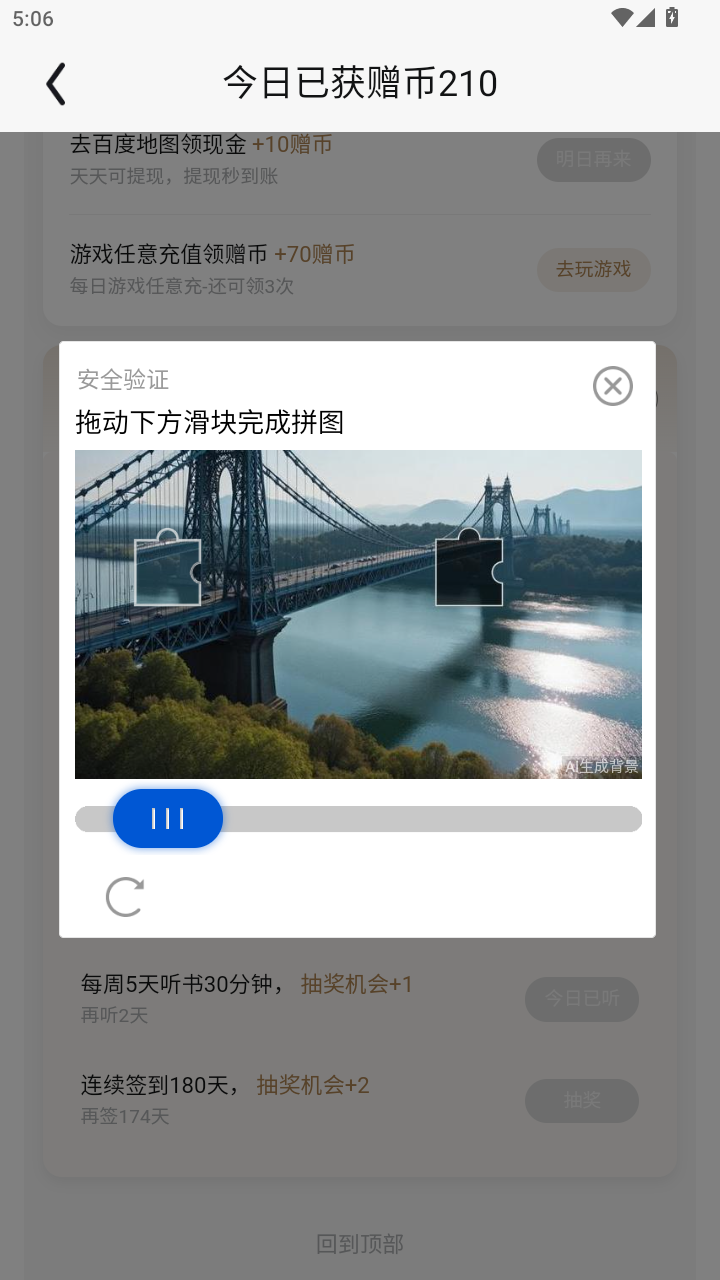
#> input picture tools/adb_screen.png, 720 x 1280 px
$ python -i captcha_solver.py   (imports and definitions only)
#> lines starting #> are read from the running program, lines starting #| are printed output that depends on the picture; after the words box and inside, x2 and y2 are one past the last pixel; in counts of white or black regions, pixels touching at a corner belong together
#> further down, picture is the input picture: shape (1280, 720, 3); mean B, G, R 155.9, 154.7, 151.5
"""Solve the current QQ Reader ordered-image CAPTCHA.

The solver captures the emulator screen, detects the gray prompt icons shown at
the top and the colored candidates, matches each prompt to a distinct candidate
by silhouette (Otsu binarised mask / skeleton chamfer distance + SIFT), taps
them from left to right in prompt order, then submits.

Refactor notes (v2 — driven by the real flow observed in supervisor_run.log):

The previous solver had three failure modes that compounded into the
``captcha_still_visible: true`` infinite loop:

1. ``target_index`` could be produced out of range for a (targets, prompts)
   combination the per-prompt greedy picker did not validate.
2. ddddocr's text detector also picked up candidate tiles and decorations as
   "prompt" boxes, so a frame could be reported with 8+ prompts while the
   real layout had 2; the per-prompt loop then selected the same (wrong) tile
   eight times without ever advancing.
3. The submit-then-check was the *only* feedback signal.  When the click
   landed off-target the answer was wrong, the verification prompt stayed on
   screen, and the solver reported ``submitted: true`` anyway.  The supervisor
   took that as success and Maa re-emitted ``AdCaptchaDetected`` immediately,
   starting a new solve that produced the same wrong output — a tight loop.

v2 fixes that by treating each solve as a small state machine with feedback
after every step:

* ``analyze`` rejects frames with more than 6 prompts, a spread-out prompt
  row, or impossible (prompts > candidates × 2) counts and signals a refresh.
* ``next_click`` only ever returns an index inside the current frame's
  ``targets`` list (clamped + assert).
* After every tap we re-screenshot and re-analyse: if the prompt set is
  unchanged we count it as a "no-op" click.  Two no-op clicks in a row (or
  three identical frame signatures overall) means the challenge is stuck and
  we ask the supervisor to refresh the challenge instead of continuing to
  click the same wrong tile.
* The post-submit "is the verification prompt still here" check looks for the
  *prompt row* (the gray icons in the upper half), not for "any big blue
  button" — the reward page also has a blue button ("立即观看") and the old
  heuristic misread that as "captcha still visible".

The solver still talks to the same CLI as v1: ``--adb``, ``--device``,
``--submit``, ``--output``, ``--click-engine``.  The JSON output gains a
``refresh_recommended`` flag the supervisor can use to decide when to tap the
challenge's refresh control between solves.
"""

from __future__ import annotations

import argparse
import itertools
import json
import subprocess
import sys
import time
from pathlib import Path

import cv2
import ddddocr
import numpy as np


ROOT = Path(__file__).resolve().parents[1]
# Local MaaFramework coordinate clicker used when --click-engine=maa.
MAA_CLICKER = ROOT / "tools" / "maa_click.py"
CLICK_ENGINE = "maa"  # overridden from --click-engine

# Geometric limits for the QQ Reader challenge.  Verified by visual inspection
# of the current layout (720x1280): prompt icons sit in a single horizontal
# row, candidates in a 2-3 row grid below, and at most 6 of either.
MAX_PROMPTS = 6
MIN_PROMPTS = 1
MAX_TARGETS = 6
MIN_TARGETS = 1
# Maximum allowed vertical spread of the prompt row's centers.  Real icons in a
# single challenge share a baseline; anything wider means we picked up noise.
PROMPT_ROW_SPREAD = 32
# Two frames are "the same" if the ordered (prompts, targets) box sets match
# within these tolerances.  Loose enough to forgive sub-pixel jitter.
BOX_SAME_TOL = 4
# Tap settles (seconds) for the local ADB engine.
ADB_SETTLE = 0.55
# The challenge's refresh control sits roughly at the lower-left of the popup.
# Tapping it loads a new challenge, which is the safe fallback when the
# current one has us stuck.
REFRESH_POINT = (180, 908)
REFRESH_TAP_SETTLE = 1.5


# [107 lines left out: functions adb_bytes, screenshot, norm_mask, skeleton, chamfer, sift_matches, not called in this run]


def detect_boxes(image_bytes: bytes) -> list[tuple[int, int, int, int]]:
    detector = ddddocr.DdddOcr(det=True, ocr=False, show_ad=False)
    return [tuple(map(int, box)) for box in detector.detection(image_bytes)]


# [264 lines left out: functions _nms, _filter_prompts, _filter_targets, analyze, _frame_signature, next_click and 2 more, not called in this run]


def _prompt_row_still_present(image: np.ndarray) -> bool:
    """True if the challenge popup is still on screen.

    The popup's defining feature is the gray prompt-icon row in the upper
    half.  Reward pages do not have that, but they *do* have a blue "立即观看"
    button, so we deliberately do not rely on a button-color heuristic here.
    Instead we ask ddddocr to look in the prompt band and check that at least
    one box still matches the prompt's size and y range.
    """
    hsv = cv2.cvtColor(image, cv2.COLOR_BGR2HSV)
    blue = cv2.inRange(hsv, np.array([85, 25, 170]), np.array([125, 180, 255]))
    contours, _ = cv2.findContours(blue, cv2.RETR_EXTERNAL, cv2.CHAIN_APPROX_SIMPLE)
    for contour in contours:
        x, y, w, h = cv2.boundingRect(contour)
        if 280 <= x and x + w <= 500 and 285 <= y and 35 <= w <= 80 and 35 <= h <= 70:
            return True
    return False


def _is_challenge_popup(image: np.ndarray) -> bool:
    """Heuristic popup detection.  We want to know whether the solver is
    staring at a real challenge vs. a reward page or any other transitional
    frame.  A popup is the combination of "prompt row present" OR "blue
    confirm button at the bottom" (the challenge popup always has one)."""
    hsv = cv2.cvtColor(image, cv2.COLOR_BGR2HSV)
#> hsv: shape (1280, 720, 3); mean H, S, V 21.3, 19.1, 157.5
    blue = cv2.inRange(hsv, np.array([85, 25, 170]), np.array([125, 180, 255]))
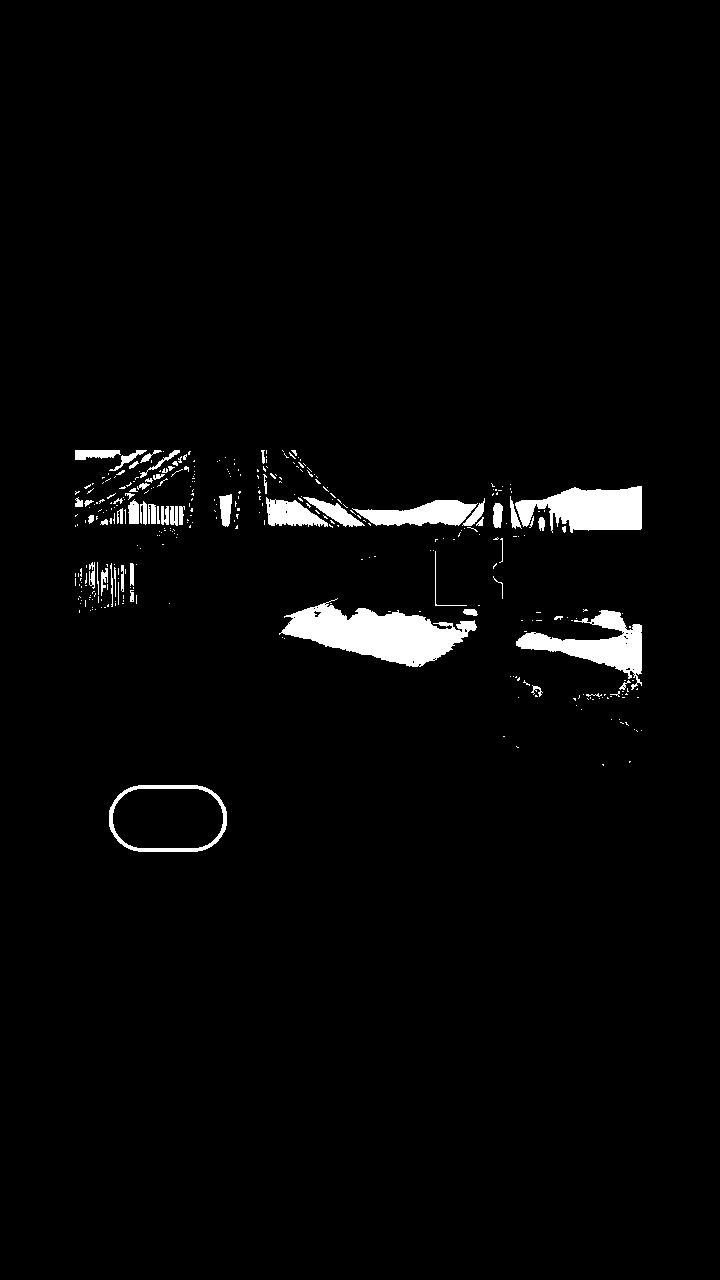
#> blue: shape (1280, 720); 2.7% white; 356 white regions (295 under 20 px)
    contours, _ = cv2.findContours(blue, cv2.RETR_EXTERNAL, cv2.CHAIN_APPROX_SIMPLE)
#> contours = 356 contours, 315 with area under 20; largest, box (x1, y1, x2, y2) and area: (109, 785, 227, 852) 6801, (279, 598, 477, 667) 6600, (515, 486, 642, 533) 3832, (516, 610, 642, 690) 3244, (352, 500, 478, 526) 1816
    for contour in contours:
        x, y, w, h = cv2.boundingRect(contour)
        # The popup's confirm button sits in the lower half, right side.
        if x > 350 and y > 750 and cv2.contourArea(contour) > 5000:
            return True
#> this loop made 356 passes
#> (contour, x, y, w, h) on passes 2 to 4: ([[602, 764], [603, 765], [603, 764]], 602, 764, 2, 2), ([[629, 761], [629, 762], [630, 761]], 629, 761, 2, 2), ([[516, 746], [517, 747], [518, 747], [517, 747]], 516, 746, 3, 2)
    return _prompt_row_still_present(image)
#> the loop in _prompt_row_still_present, `for contour in contours:` made 356 passes


# [164 lines left out: function main, not called in this run]


# [2 lines not run here, left out]

>>> import cv2
>>> picture = cv2.imread('adb_screen.png')
>>> result = _is_challenge_popup(picture)
#> result = False
